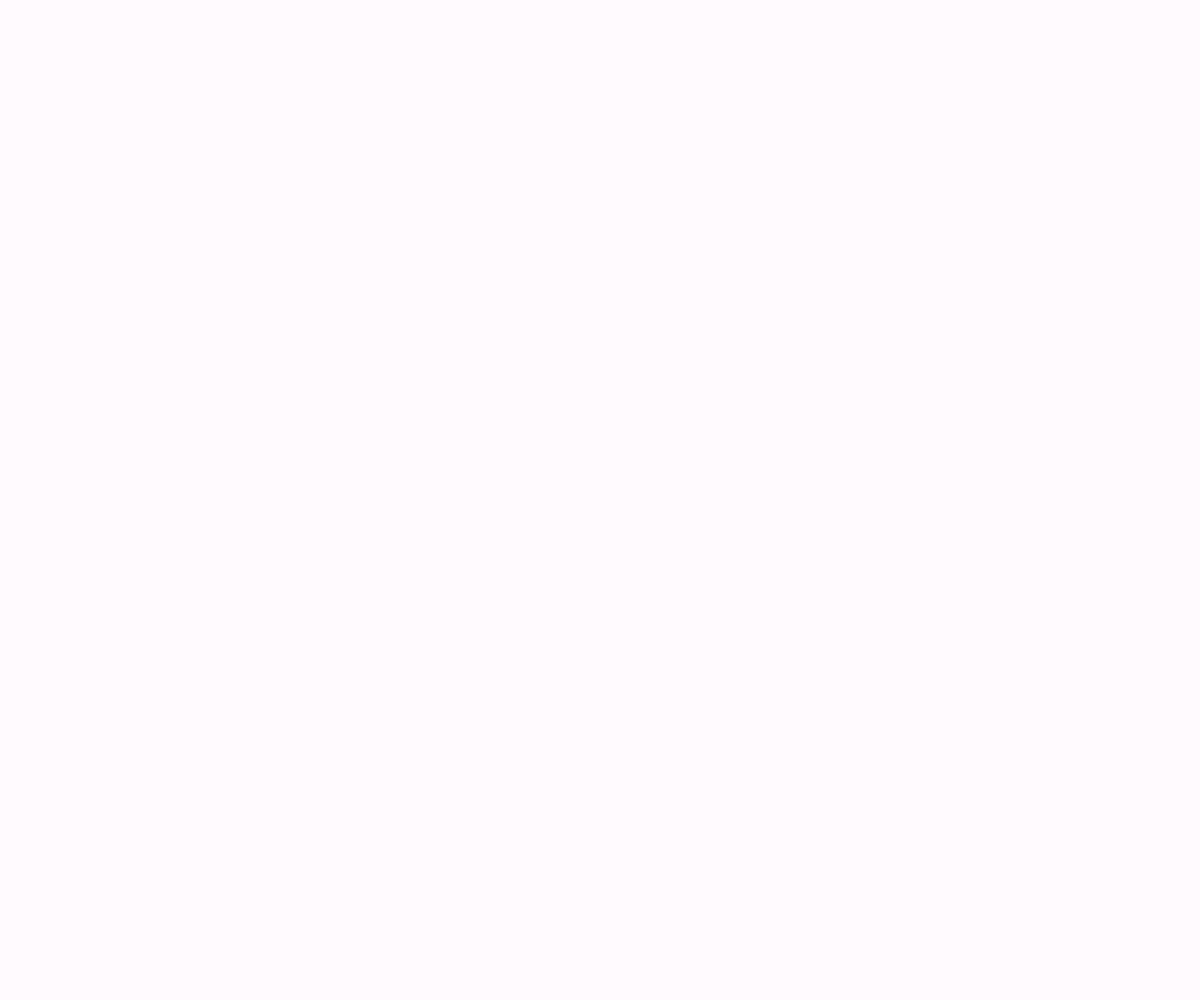
Frame 1 (no input)
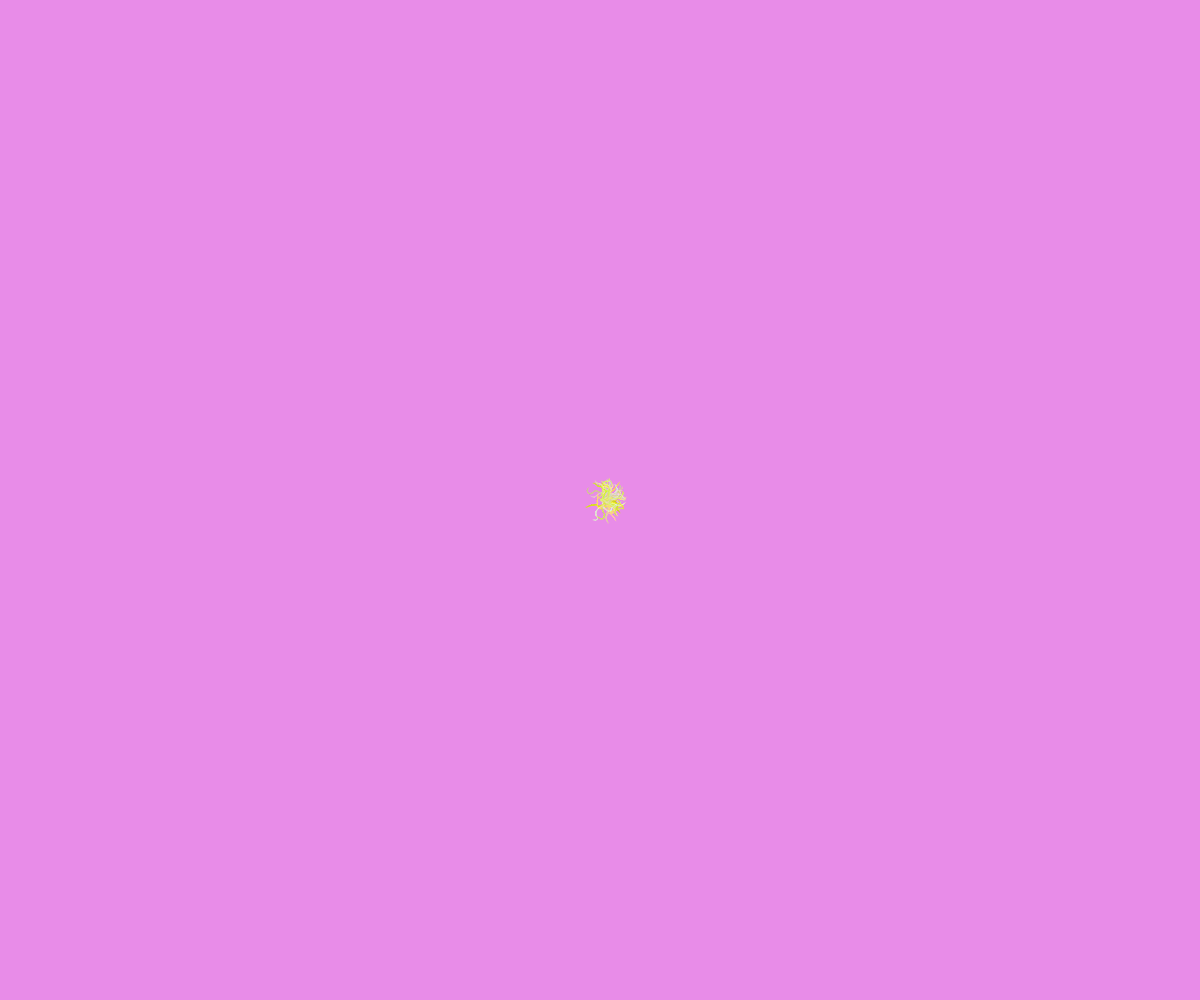
Frame 60 (no input)
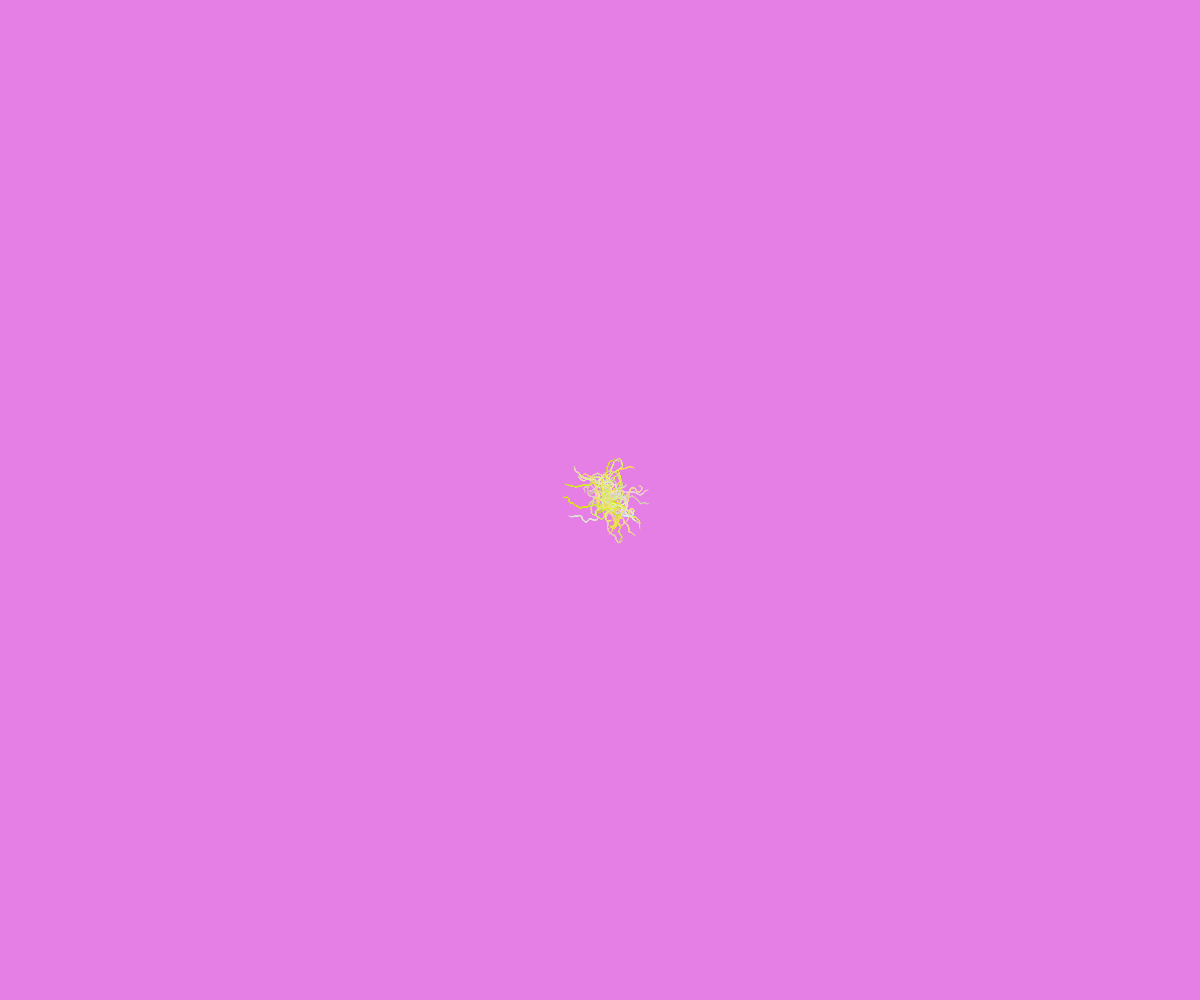
Frame 120 (the mouse pressed at the canvas centre since frame 60)

The p5.js sketch that drew these frames (run headless with seeded random() and noise() and a simulated clock; from frame 60 on, the mouse is pressed at the canvas centre):

// p5.js sketch
// ── sketch.js
class Snake {
  constructor() {
    this.path = [createVector(width/2, height/2)]; // Array to store the points of the path
    this.stepSize = 0.5; // Size of each step
    this.maxLength = 10000; // Maximum length of the path
    this.angle = 0; // Initial angle
  }

  update() {
    let newX = this.path[this.path.length - 1].x + cos(this.angle) * this.stepSize;
    let newY = this.path[this.path.length - 1].y + sin(this.angle) * this.stepSize;
    
    if (newX < 0 || newX > width || newY < 0 || newY > height) {
      this.angle += PI; // Reverse direction if hitting boundaries
    } else {
      this.path.push(createVector(newX, newY));
      if (this.path.length > this.maxLength) {
        this.path.shift(); // Remove the oldest point if the path is too long
      }
    }

    this.angle += random(-PI / 6, PI / 6); // Increase the angle randomly
  }

  draw(colour) {
    stroke(colour[0], colour[1], colour[2], 100);
    strokeWeight(1);
    noFill();
    beginShape();
    for (let i = 0; i < this.path.length; i++) {
      curveVertex(this.path[i].x, this.path[i].y);
    }
    endShape();
  }
}

let snakes = [];
let colours = [];
let backgroundColor;

function setup() {
  createCanvas(windowWidth, windowHeight);
  backgroundColor = color(random(100,255), random(100,255), random(100,255), 10);
  for (let i = 0; i < 50; i++) { // Create 5 snakes
    snakes.push(new Snake());
    colours.push([random(200,255), random(200,255), random(255)]);
  }
}

function draw() {
  background(backgroundColor);
  for (let i = 0; i < snakes.length; i++) {
    snakes[i].update();
    snakes[i].draw(colours[i]);
  }
}

// ── style.css
.sketch-26-2024 {
    margin: 0;
    background-color: beige;
    animation: fade-in;
}

@keyframes fade-in {
    from {
        opacity: 0;
    }
    to {
        opacity: 1;
    }
}
